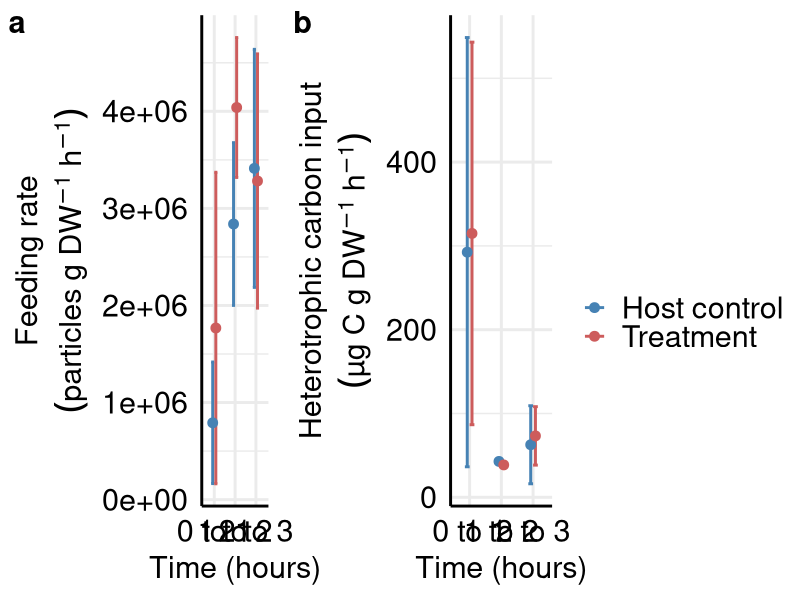
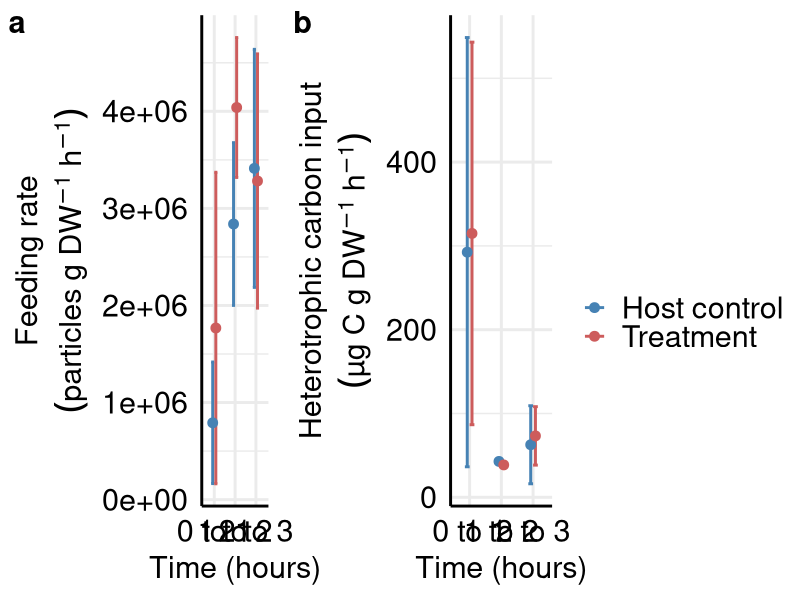

The R script that drew these images, in order:
#The effects of the nonnative brittle star Ophiothela mirabilis Verrill, 1867 on the feeding performance of an octocoral host in a southwestern Atlantic rocky shore 
#Patrick Derviche and Paulo da Cunha Lana 

#Packages
library(ggplot2)
library(ggpubr)

#Figure 7
#Comparison of a the feeding rate (particles g DW-1 h -1 ; means ± standard error) and b the heterotrophic carbon input (µg C g DW-1 h -1 ) of the Leptogorgia punicea hosts under high natural colonization of Ophiothela mirabilis (treatment) and the hosts naturally without brittle star individuals (host control) over time
data <- read.csv(file="feedingtimes.csv",header=TRUE,sep=";",dec=".")
datanumber <- data[,1:6]
datacarbon <- data[,c(1:2,7:10)]

pd <- position_dodge(0.3) # move them .05 to the left and right

legFR <- expression(atop(Feeding~rate,(particles~g~DW^-1~h^-1)))
legHCI <- expression(atop(Heterotrophic~carbon~input,(µg~C~g~DW^-1~h^-1)))

FR <- ggplot(datanumber, aes(x=time, y=particles, colour=group)) + 
  theme_minimal(base_size = 22)+
  geom_errorbar(aes(ymin=particles-se, ymax=particles+se), width=.3,position=pd, size= 1) +
  geom_point(position=pd, size =3)+
  xlab("Time (hours)") + ylab(legFR)+
  scale_color_manual(values=c('steelblue','indianred'),name=" ")+
  theme(legend.text = element_text(color ="black", size = 22))+
  theme(axis.text.x = element_text(color="black",size=22))+
  theme(axis.text.y = element_text(color="black",size=22))+ 
  theme(axis.line = element_line(colour = "black", size = 1, linetype = "solid"))

HCI <- ggplot(datacarbon, aes(x=time, y=carbon, colour=group)) + 
  theme_minimal(base_size = 22)+
  geom_errorbar(aes(ymin=carbon-sec, ymax=carbon+sec), width=.3,position=pd, size= 1) +
  geom_point(position=pd, size =3)+
  xlab("Time (hours)") + ylab(legHCI)+
  scale_color_manual(values=c('steelblue','indianred'),name=" ")+
  theme(legend.text = element_text(color ="black", size = 22))+
  theme(axis.text.x = element_text(color="black",size=22))+
  theme(axis.text.y = element_text(color="black",size=22))+ 
  theme(axis.line = element_line(colour = "black", size = 1, linetype = "solid"))

Fig7 <- ggarrange(FR, HCI,  
                  common.legend = TRUE, legend = "right",
                  labels = c("a","b"),
                  font.label = list(size = 22, color = "black", face = "bold", family = NULL),
                  ncol = 2, nrow = 1)
Fig7

ggsave(Fig7, file="Fig7.png", width=15, height=5.2, dpi=1500)

#End
